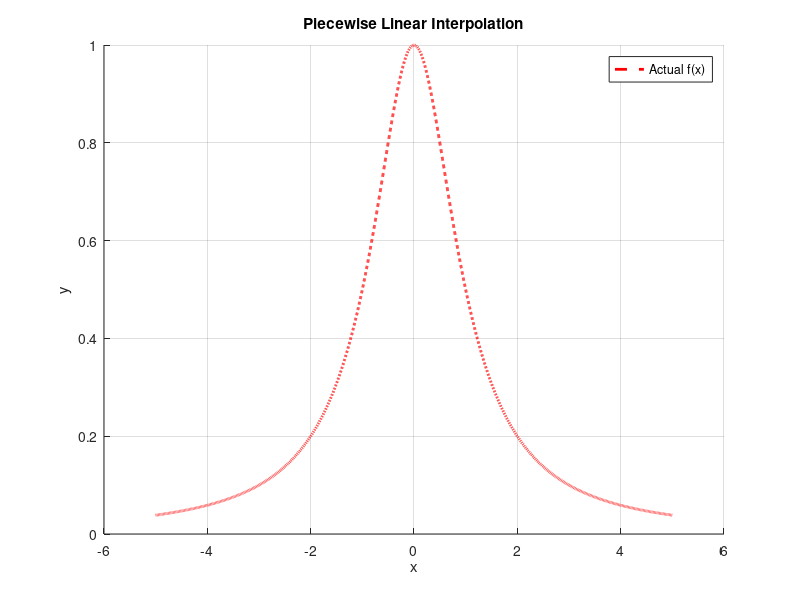

Here is the MATLAB script that generated this plot:
format long
clc;
clear all;
tic;
%% Test Function
%% Since we need to evaluate function at various points
%% we use vectorisation (element wise operations)

f = @(x) 1./(1+x.^2);
%% Defining the Interval
a = -5;
b = 5;
tol = 0.000005;
%% Number of subintervals
n = 2237;
h = (b-a)/n; %% Step size
%% Choosing uniformly spaces n+1 pts in interval [a,b]
x = a:h:b;
%% Calculate functional values at these points = ai's
ai = f(x);
%% Initializing array for bi's
bi = zeros(1,n);
%% Calculating bi's
for i = 1:n
    bi(i) = (ai(i+1)-ai(i))/h;
end
toc;

%% Plotting
figure;
hold on;
x_test = linspace(a,b,10000);
func_value = f(x_test);
%% Approx values
approx_value = zeros(size(x_test));
for j = 1:length(x_test)
    i = floor((x_test(j)-a)/h)+1;
    if i>n
        i=n;
    end
    % Piecewise linear formula
    approx_value(j) = ai(i)+bi(i)*(x_test(j)-x(i));
end
%% Plot comparisons
%plot(x_test,func_value,'b','LineWidth',2);
plot(x_test,approx_value,'r--','LineWidth',2);
legend('Actual f(x)','Piecewise Linear Approx');
title('Piecewise Linear Interpolation');
xlabel('x');
ylabel('y');
grid on;
%% Error
max_error = max(abs(func_value-approx_value));
disp(['Maximum Error = ',num2str(max_error)]);
